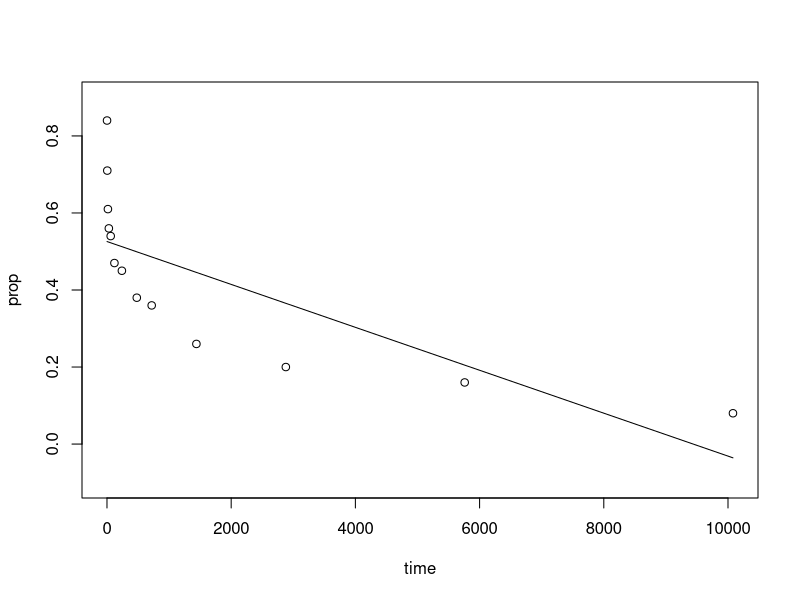
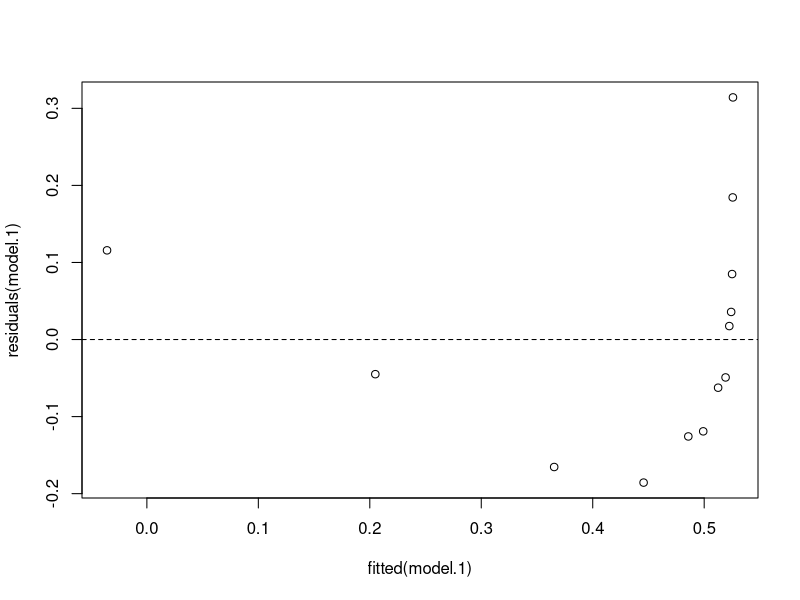
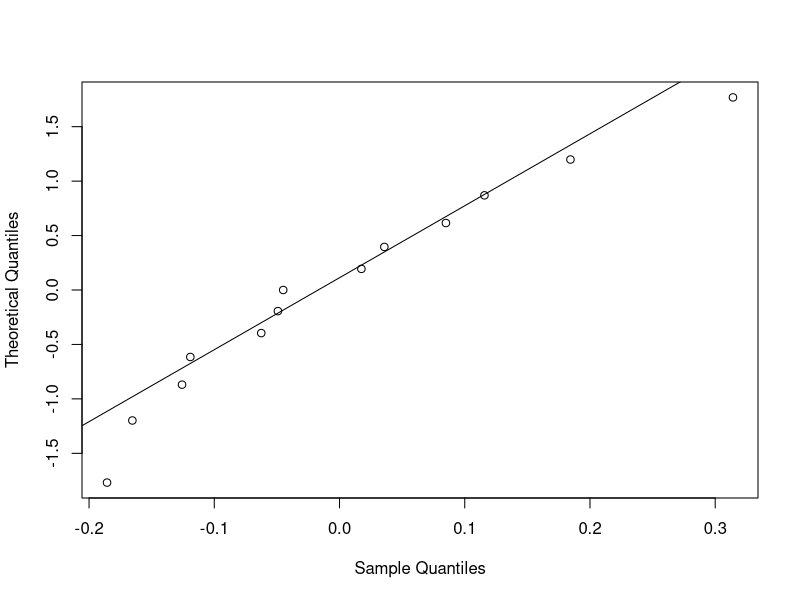
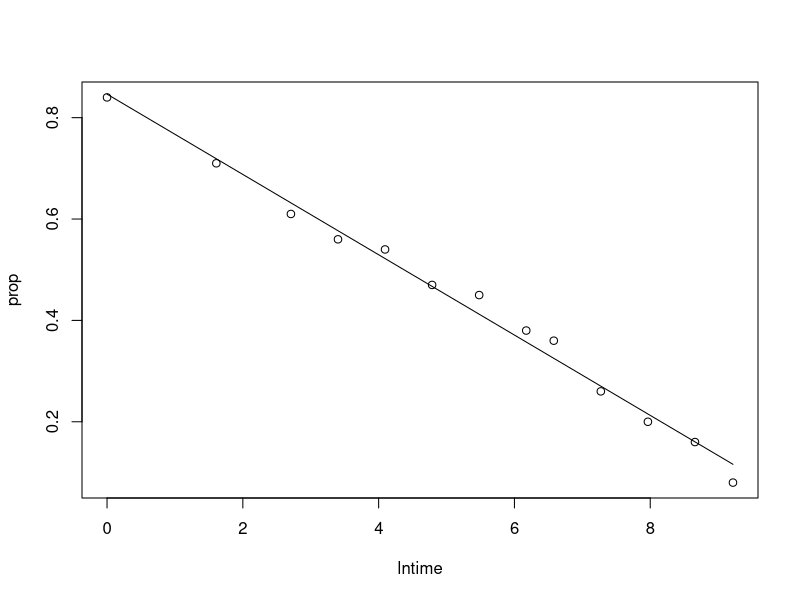
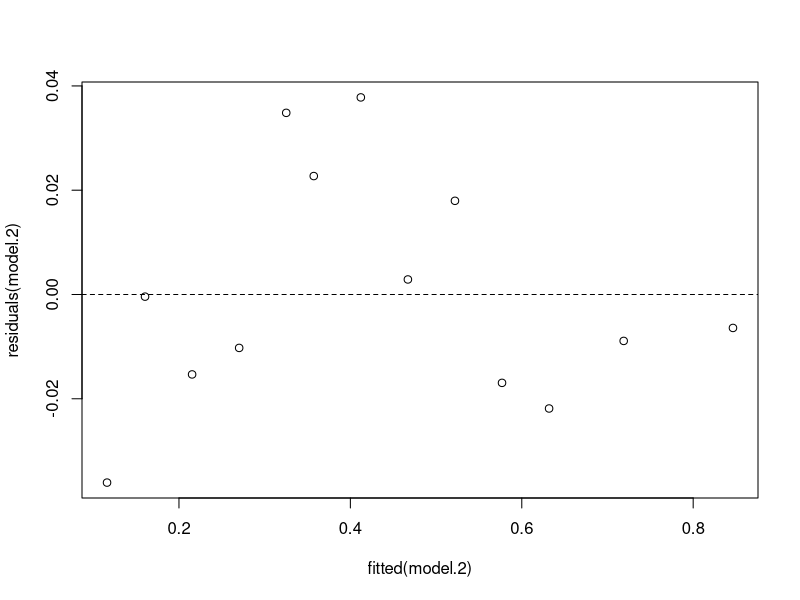
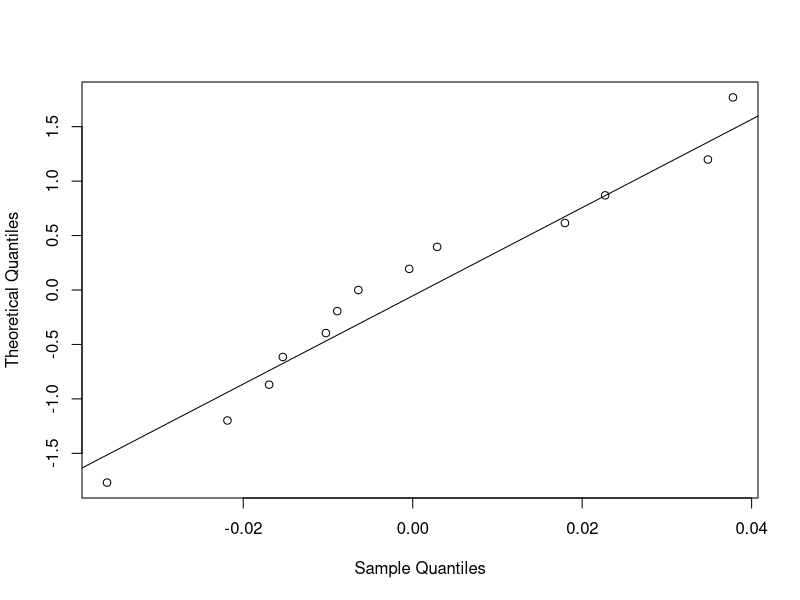
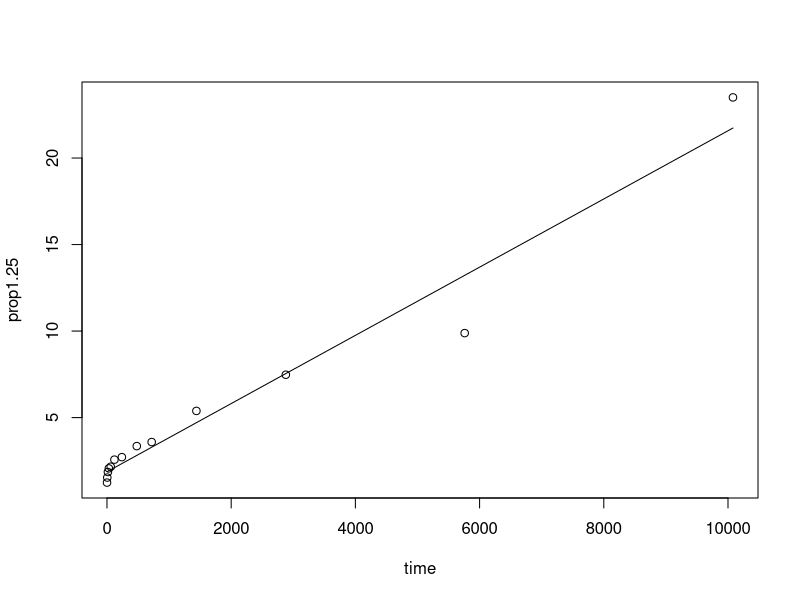
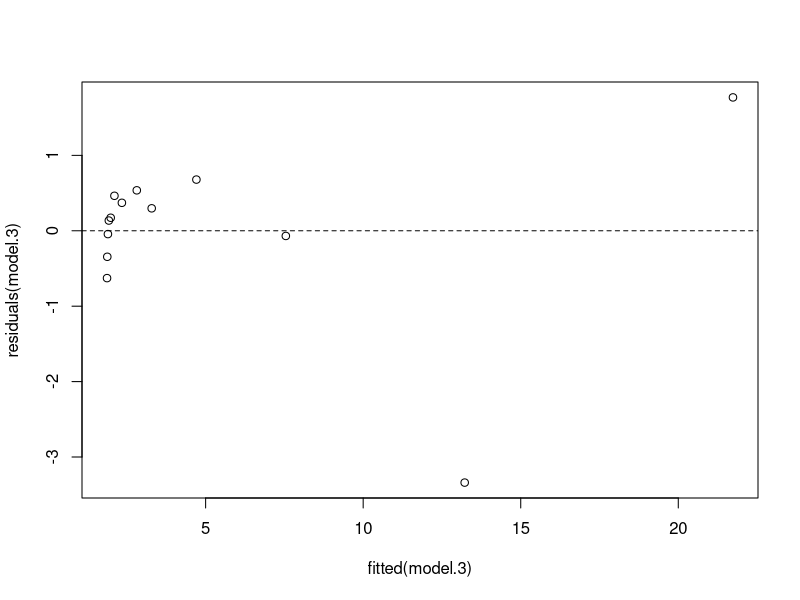

Reproduce these figures in R, in order. (Note: this script raises an error after producing the figures.)
## ---- chunk 1
knitr::opts_chunk$set(echo = TRUE)
## ---- chunk 2
wordrecall <- read.table("./Data/wordrecall.txt", header=T)
attach(wordrecall)
 
model.1 <- lm(prop ~ time)
summary(model.1)
#               Estimate Std. Error t value Pr(>|t|)    
# (Intercept)  5.259e-01  4.881e-02  10.774 3.49e-07 ***
# time        -5.571e-05  1.457e-05  -3.825  0.00282 ** 
# Multiple R-squared:  0.5709,  Adjusted R-squared:  0.5318 
 
plot(x=time, y=prop, ylim=c(-0.1, 0.9),
     panel.last = lines(sort(time), fitted(model.1)[order(time)]))
 
plot(x=fitted(model.1), y=residuals(model.1),
     panel.last = abline(h=0, lty=2))
 
qqnorm(residuals(model.1), main="", datax=TRUE)
qqline(residuals(model.1), datax=TRUE)
 
library(nortest)
ad.test(residuals(model.1)) # A = 0.262, p-value = 0.6426
 
lntime <- log(time)
 
model.2 <- lm(prop ~ lntime)
summary(model.2)
#              Estimate Std. Error t value Pr(>|t|)    
# (Intercept)  0.846415   0.014195   59.63 3.65e-15 ***
# lntime      -0.079227   0.002416  -32.80 2.53e-12 ***
# ---
# Signif. codes:  0 ‘***’ 0.001 ‘**’ 0.01 ‘*’ 0.05 ‘.’ 0.1 ‘ ’ 1
# 
# Residual standard error: 0.02339 on 11 degrees of freedom
# Multiple R-squared:  0.9899,  Adjusted R-squared:  0.989 
# F-statistic:  1076 on 1 and 11 DF,  p-value: 2.525e-12
 
plot(x=lntime, y=prop,
     panel.last = lines(sort(lntime), fitted(model.2)[order(lntime)]))
 
plot(x=fitted(model.2), y=residuals(model.2),
     panel.last = abline(h=0, lty=2))
 
qqnorm(residuals(model.2), main="", datax=TRUE)
qqline(residuals(model.2), datax=TRUE)
 
ad.test(residuals(model.2)) # A = 0.3216, p-value = 0.4869
 
prop1.25 <- prop^-1.25
 
model.3 <- lm(prop1.25 ~ time)
summary(model.3)
#              Estimate Std. Error t value Pr(>|t|)    
# (Intercept) 1.8693698  0.3869678   4.831 0.000527 ***
# time        0.0019708  0.0001155  17.067 2.91e-09 ***
# Multiple R-squared:  0.9636,  Adjusted R-squared:  0.9603 
 
plot(x=time, y=prop1.25,
     panel.last = lines(sort(time), fitted(model.3)[order(time)]))
 
plot(x=fitted(model.3), y=residuals(model.3),
     panel.last = abline(h=0, lty=2))
 
qqnorm(residuals(model.3), main="", datax=TRUE)
qqline(residuals(model.3), datax=TRUE)
 
ad.test(residuals(model.3)) # A = 1.191, p-value = 0.002584
 
predict(model.2, interval="prediction",
        newdata=data.frame(lntime=log(1000)))
#         fit       lwr       upr
# 1 0.2991353 0.2449729 0.3532978
 
confint(model.2)[2,]*log(10) # 95% CI for 10-fold increase in time
#      2.5 %     97.5 % 
# -0.1946689 -0.1701845 
 
detach(wordrecall)
## ---- chunk 3
mammgest <- read.table("./Data/mammgest.txt", header=T)
attach(mammgest)
 
model.1 <- lm(Gestation ~ Birthwgt)
summary(model.1)
#             Estimate Std. Error t value Pr(>|t|)    
# (Intercept) 187.0837    26.9426   6.944 6.73e-05 ***
# Birthwgt      3.5914     0.5247   6.844 7.52e-05 ***
# Multiple R-squared:  0.8388,  Adjusted R-squared:  0.8209 
 
plot(x=Birthwgt, y=Gestation,
     panel.last = lines(sort(Birthwgt), fitted(model.1)[order(Birthwgt)]))
 
plot(x=fitted(model.1), y=residuals(model.1),
     panel.last = abline(h=0, lty=2))
 
qqnorm(residuals(model.1), main="", datax=TRUE)
qqline(residuals(model.1), datax=TRUE)
 
ad.test(residuals(model.1)) # A = 0.3116, p-value = 0.503
 
lnGest <- log(Gestation)
 
model.2 <- lm(lnGest ~ Birthwgt)
summary(model.2)
#             Estimate Std. Error t value Pr(>|t|)    
# (Intercept) 5.278817   0.088177  59.866  5.1e-13 ***
# Birthwgt    0.010410   0.001717   6.062 0.000188 ***
# ---
# Signif. codes:  0 ‘***’ 0.001 ‘**’ 0.01 ‘*’ 0.05 ‘.’ 0.1 ‘ ’ 1
# 
# Residual standard error: 0.2163 on 9 degrees of freedom
# Multiple R-squared:  0.8033,  Adjusted R-squared:  0.7814 
# F-statistic: 36.75 on 1 and 9 DF,  p-value: 0.0001878
 
plot(x=Birthwgt, y=lnGest,
     panel.last = lines(sort(Birthwgt), fitted(model.2)[order(Birthwgt)]))
 
plot(x=fitted(model.2), y=residuals(model.2),
     panel.last = abline(h=0, lty=2))
 
qqnorm(residuals(model.2), main="", datax=TRUE)
qqline(residuals(model.2), datax=TRUE)
 
ad.test(residuals(model.2)) # A = 0.3135, p-value = 0.4963
 
exp(predict(model.2, interval="prediction",
            newdata=data.frame(Birthwgt=50)))
#        fit      lwr      upr
# 1 330.0781 197.3013 552.2092
 
# proportional change in median gestation for 1-unit increase in birthwgt
exp(coefficients(model.2)[2]) # 1.010465
exp(confint(model.2)[2,]) # 95% CI
#    2.5 %   97.5 % 
# 1.006547 1.014398 
 
# proportional change in median gestation for 10-unit increase in birthwgt
exp(10*coefficients(model.2)[2]) # 1.109714
exp(10*confint(model.2)[2,]) # 95% CI
#    2.5 %   97.5 % 
# 1.067429 1.153674 
 
detach(mammgest)
## ---- chunk 4
shortleaf <- read.table("./Data/shortleaf.txt", header=T)
attach(shortleaf)
 
model.1 <- lm(Vol ~ Diam)
summary(model.1)
#             Estimate Std. Error t value Pr(>|t|)    
# (Intercept) -41.5681     3.4269  -12.13   <2e-16 ***
# Diam          6.8367     0.2877   23.77   <2e-16 ***
# ---
# Multiple R-squared:  0.8926,  Adjusted R-squared:  0.891 
 
plot(x=Diam, y=Vol,
     panel.last = lines(sort(Diam), fitted(model.1)[order(Diam)]))
 
plot(x=fitted(model.1), y=residuals(model.1),
     panel.last = abline(h=0, lty=2))
 
qqnorm(residuals(model.1), main="", datax=TRUE)
qqline(residuals(model.1), datax=TRUE)
 
ad.test(residuals(model.1)) # A = 0.9913, p-value = 0.01215
 
lnDiam <- log(Diam)
 
model.2 <- lm(Vol ~ lnDiam)
summary(model.2)
#             Estimate Std. Error t value Pr(>|t|)    
# (Intercept) -116.162     10.830  -10.73 2.88e-16 ***
# lnDiam        64.536      4.562   14.15  < 2e-16 ***
# Multiple R-squared:  0.7464,  Adjusted R-squared:  0.7427 
 
plot(x=lnDiam, y=Vol,
     panel.last = lines(sort(lnDiam), fitted(model.2)[order(lnDiam)]))
 
plot(x=fitted(model.2), y=residuals(model.2),
     panel.last = abline(h=0, lty=2))
 
qqnorm(residuals(model.2), main="", datax=TRUE)
qqline(residuals(model.2), datax=TRUE)
 
ad.test(residuals(model.2)) # A = 2.3845, p-value = 4.273e-06
 
lnVol <- log(Vol)
 
model.3 <- lm(lnVol ~ lnDiam)
summary(model.3)
#             Estimate Std. Error t value Pr(>|t|)    
# (Intercept)  -2.8718     0.1216  -23.63   <2e-16 ***
# lnDiam        2.5644     0.0512   50.09   <2e-16 ***
# ---
# Signif. codes:  0 ‘***’ 0.001 ‘**’ 0.01 ‘*’ 0.05 ‘.’ 0.1 ‘ ’ 1
# 
# Residual standard error: 0.1703 on 68 degrees of freedom
# Multiple R-squared:  0.9736,  Adjusted R-squared:  0.9732 
# F-statistic:  2509 on 1 and 68 DF,  p-value: < 2.2e-16
 
plot(x=lnDiam, y=lnVol,
     panel.last = lines(sort(lnDiam), fitted(model.3)[order(lnDiam)]))
 
plot(x=fitted(model.3), y=residuals(model.3),
     panel.last = abline(h=0, lty=2))
 
qqnorm(residuals(model.3), main="", datax=TRUE)
qqline(residuals(model.3), datax=TRUE)
 
ad.test(residuals(model.3)) # A = 0.5309, p-value = 0.1692
 
exp(predict(model.3, interval="confidence",
            newdata=data.frame(lnDiam=log(10))))
#        fit      lwr      upr
# 1 20.75934 19.92952 21.62372
 
# proportional change in median Vol for 2-fold increase in Diam
2^(coefficients(model.3)[2]) # 5.915155
2^(confint(model.3)[2,]) # 95% CI
#    2.5 %   97.5 % 
# 5.510776 6.349207
 
detach(shortleaf)
## ---- chunk 5
swallows <- read.table("./Data/allswallows.txt", header=T)
attach(swallows)
 
library(car)
scatter3d(Vent ~ O2 + CO2, subset=Type==1) # adult
scatter3d(Vent ~ O2 + CO2, subset=Type==0) # nestling
#scatter3d(Vent ~ O2 + CO2, subset=Type==0, revolutions=3, speed=0.5, grid=F)
 
TypeO2 <- Type*O2
TypeCO2 <- Type*CO2
CO2O2 <- CO2*O2
 
model.1 <- lm(Vent ~ O2 + CO2 + Type + TypeO2 + TypeCO2 + CO2O2)
summary(model.1)
#             Estimate Std. Error t value Pr(>|t|)  
# (Intercept)  -18.399    160.007  -0.115   0.9086  
# O2             1.189      9.854   0.121   0.9041  
# CO2           54.281     25.987   2.089   0.0378 *
# Type         111.658    157.742   0.708   0.4797  
# TypeO2        -7.008      9.560  -0.733   0.4642  
# TypeCO2        2.311      7.126   0.324   0.7460  
# CO2O2         -1.449      1.593  -0.909   0.3642  
# ---
# Signif. codes:  0 ‘***’ 0.001 ‘**’ 0.01 ‘*’ 0.05 ‘.’ 0.1 ‘ ’ 1
# 
# Residual standard error: 165.6 on 233 degrees of freedom
# Multiple R-squared:  0.272,  Adjusted R-squared:  0.2533 
# F-statistic: 14.51 on 6 and 233 DF,  p-value: 4.642e-14
 
anova(model.1) # Sequential (type I) SS
#            Df  Sum Sq Mean Sq F value  Pr(>F)    
# O2          1   93651   93651  3.4156 0.06585 .  
# CO2         1 2247696 2247696 81.9762 < 2e-16 ***
# Type        1    5910    5910  0.2156 0.64288    
# TypeO2      1   14735   14735  0.5374 0.46425    
# TypeCO2     1    2884    2884  0.1052 0.74598    
# CO2O2       1   22664   22664  0.8266 0.36421    
# Residuals 233 6388603   27419                    
# ---
# Signif. codes:  0 ‘***’ 0.001 ‘**’ 0.01 ‘*’ 0.05 ‘.’ 0.1 ‘ ’ 1
 
((14735+2884+22664)/3)/27419 # F-stat = 0.4897212
pf(0.49, 3, 233, lower.tail=F) # p-value = 0.6895548
 
plot(x=fitted(model.1), y=residuals(model.1),
     panel.last = abline(h=0, lty=2))
 
model.2 <- lm(Vent ~ O2 + CO2 + Type)
summary(model.2)
#             Estimate Std. Error t value Pr(>|t|)    
# (Intercept)  136.767     79.334   1.724    0.086 .  
# O2            -8.834      4.765  -1.854    0.065 .  
# CO2           32.258      3.551   9.084   <2e-16 ***
# Type           9.925     21.308   0.466    0.642    
# ---
# Signif. codes:  0 ‘***’ 0.001 ‘**’ 0.01 ‘*’ 0.05 ‘.’ 0.1 ‘ ’ 1
# 
# Residual standard error: 165 on 236 degrees of freedom
# Multiple R-squared:  0.2675,  Adjusted R-squared:  0.2581 
# F-statistic: 28.72 on 3 and 236 DF,  p-value: 7.219e-16
 
plot(x=fitted(model.2), y=residuals(model.2),
     panel.last = abline(h=0, lty=2))
 
qqnorm(residuals(model.2), main="", datax=TRUE)
qqline(residuals(model.2), datax=TRUE)
 
ad.test(residuals(model.2)) # A = 0.3175, p-value = 0.5358
 
detach(swallows)
## ---- chunk 6
bluegills <- read.table("./Data/bluegills.txt", header=T)
attach(bluegills)
 
plot(x=age, y=length)
 
agesq <- age^2
 
model <- lm(length ~ age + agesq)
summary(model)
#             Estimate Std. Error t value Pr(>|t|)    
# (Intercept)   13.622     11.016   1.237     0.22    
# age           54.049      6.489   8.330 2.81e-12 ***
# agesq         -4.719      0.944  -4.999 3.67e-06 ***
# ---
# Signif. codes:  0 ‘***’ 0.001 ‘**’ 0.01 ‘*’ 0.05 ‘.’ 0.1 ‘ ’ 1
# 
# Residual standard error: 10.91 on 75 degrees of freedom
# Multiple R-squared:  0.8011,  Adjusted R-squared:  0.7958 
# F-statistic: 151.1 on 2 and 75 DF,  p-value: < 2.2e-16
 
newX <- seq(min(age), max(age), length=100)
newXsq <- newX**2
 
plot(x=age, y=length,
     panel.last = lines(newX,
                        predict(model,
                                newdata=data.frame(age=newX, agesq=newXsq))))
 
predict(model, interval="prediction",
        newdata=data.frame(age=5, agesq=25))
#        fit     lwr      upr
# 1 165.9023 143.487 188.3177
 
detach(bluegills)
## ---- chunk 7
yield <- read.table("./Data/yield.txt", header=T)
attach(yield)
 
model.1 <- lm(Yield ~ Temp)
summary(model.1)
#             Estimate Std. Error t value Pr(>|t|)    
# (Intercept) 2.306306   0.469075   4.917 0.000282 ***
# Temp        0.006757   0.005873   1.151 0.270641    
# ---
# Signif. codes:  0 ‘***’ 0.001 ‘**’ 0.01 ‘*’ 0.05 ‘.’ 0.1 ‘ ’ 1
# 
# Residual standard error: 0.3913 on 13 degrees of freedom
# Multiple R-squared:  0.09242,  Adjusted R-squared:  0.0226 
# F-statistic: 1.324 on 1 and 13 DF,  p-value: 0.2706
 
plot(x=Temp, y=Yield,
     panel.last = lines(sort(Temp), fitted(model.1)[order(Temp)]))
 
Tempsq <- Temp^2
 
model.2 <- lm(Yield ~ Temp + Tempsq)
summary(model.2)
#               Estimate Std. Error t value Pr(>|t|)
# (Intercept)  7.9604811  1.2589183   6.323 3.81e-05 ***
# Temp        -0.1537113  0.0349408  -4.399 0.000867 ***
# Tempsq       0.0010756  0.0002329   4.618 0.000592 ***
# ---
# Signif. codes:  0 ‘***’ 0.001 ‘**’ 0.01 ‘*’ 0.05 ‘.’ 0.1 ‘ ’ 1
# 
# Residual standard error: 0.2444 on 12 degrees of freedom
# Multiple R-squared:  0.6732,  Adjusted R-squared:  0.6187 
# F-statistic: 12.36 on 2 and 12 DF,  p-value: 0.001218
 
newX <- seq(min(Temp), max(Temp), length=100)
newXsq <- newX**2
 
plot(x=Temp, y=Yield,
     panel.last = lines(newX,
                        predict(model.2,
                                newdata=data.frame(Temp=newX, Tempsq=newXsq))))
 
detach(yield)
## ---- chunk 8
odor <- read.table("./Data/odor.txt", header=T)
attach(odor)
 
Tempsq <- Temp^2
Ratiosq <- Ratio^2
Heightsq <- Height^2
 
model.1 <- lm(Odor ~ Temp + Ratio + Height + Tempsq + Ratiosq + Heightsq)
summary(model.1)
#             Estimate Std. Error t value Pr(>|t|)   
# (Intercept)  -30.667     10.840  -2.829   0.0222 * 
# Temp         -12.125      6.638  -1.827   0.1052   
# Ratio        -17.000      6.638  -2.561   0.0336 * 
# Height       -21.375      6.638  -3.220   0.0122 * 
# Tempsq        32.083      9.771   3.284   0.0111 * 
# Ratiosq       47.833      9.771   4.896   0.0012 **
# Heightsq       6.083      9.771   0.623   0.5509   
# ---
# Signif. codes:  0 ‘***’ 0.001 ‘**’ 0.01 ‘*’ 0.05 ‘.’ 0.1 ‘ ’ 1
# 
# Residual standard error: 18.77 on 8 degrees of freedom
# Multiple R-squared:  0.8683,  Adjusted R-squared:  0.7695 
# F-statistic: 8.789 on 6 and 8 DF,  p-value: 0.003616
 
model.2 <- lm(Odor ~ Temp + Ratio + Height + Tempsq + Ratiosq)
summary(model.2)
#             Estimate Std. Error t value Pr(>|t|)    
# (Intercept)  -26.923      8.707  -3.092 0.012884 *  
# Temp         -12.125      6.408  -1.892 0.091024 .  
# Ratio        -17.000      6.408  -2.653 0.026350 *  
# Height       -21.375      6.408  -3.336 0.008720 ** 
# Tempsq        31.615      9.404   3.362 0.008366 ** 
# Ratiosq       47.365      9.404   5.036 0.000703 ***
# ---
# Signif. codes:  0 ‘***’ 0.001 ‘**’ 0.01 ‘*’ 0.05 ‘.’ 0.1 ‘ ’ 1
# 
# Residual standard error: 18.12 on 9 degrees of freedom
# Multiple R-squared:  0.8619,  Adjusted R-squared:  0.7852 
# F-statistic: 11.23 on 5 and 9 DF,  p-value: 0.001169
 
detach(odor)
